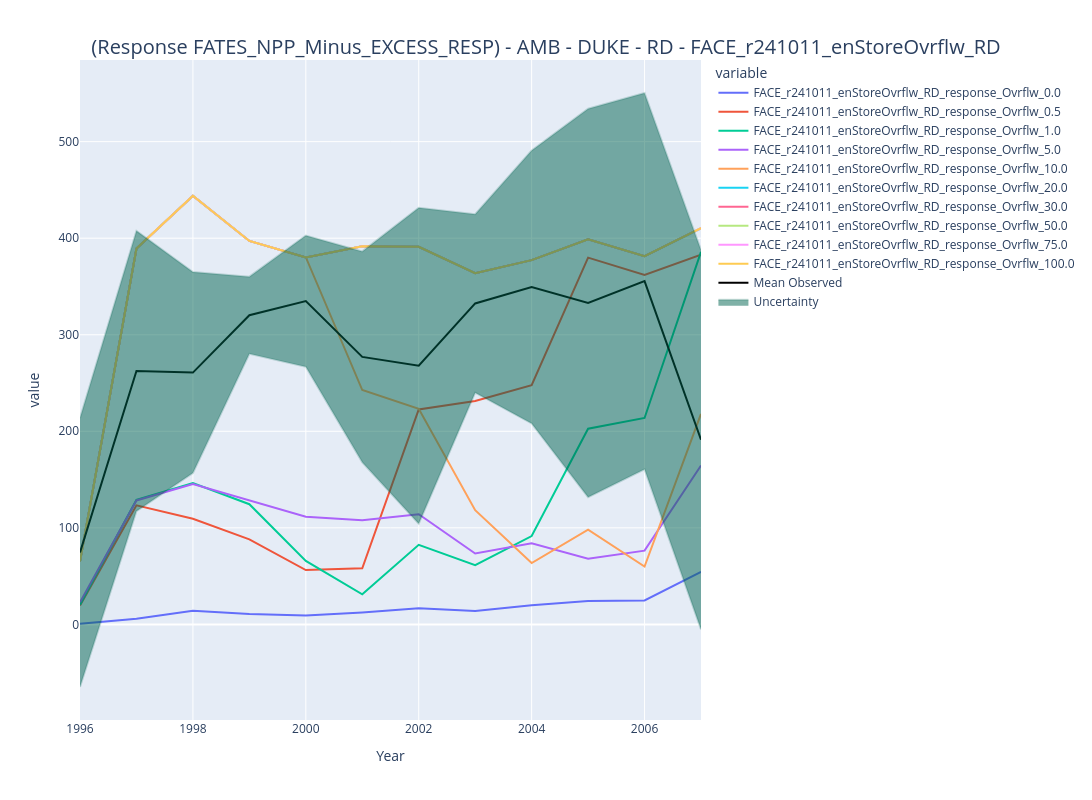
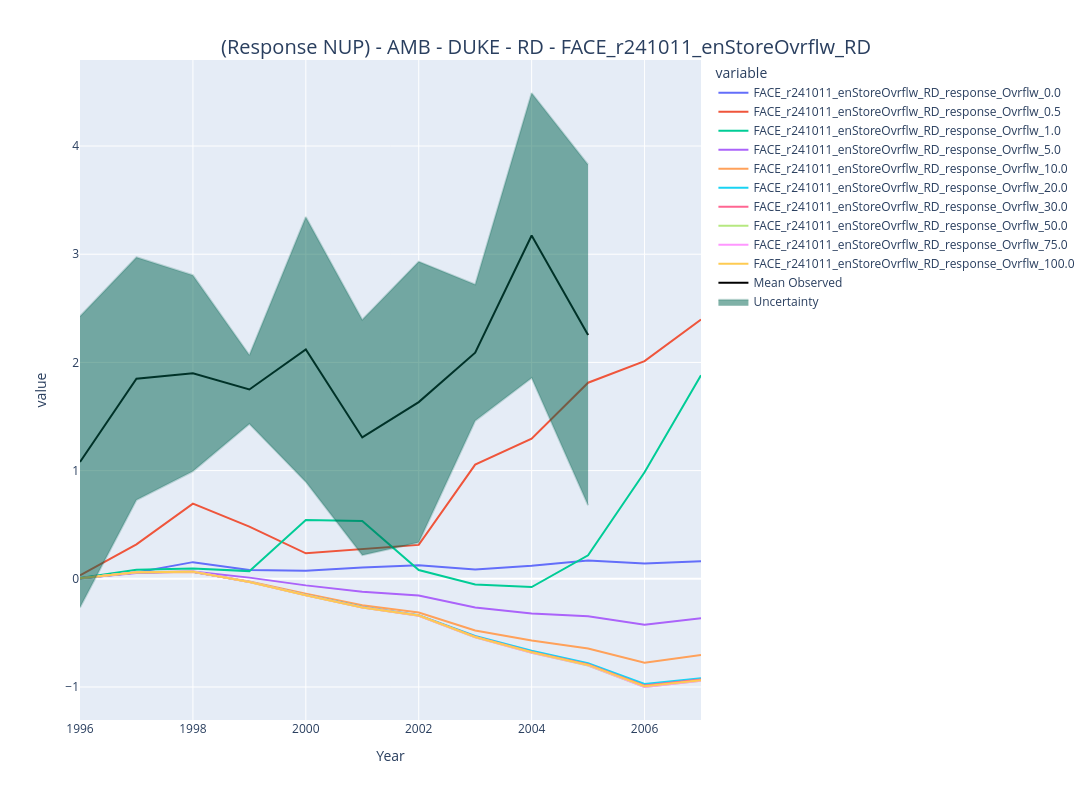

Notebook source saved alongside these figures, in order:
### Code cell
import plotly.graph_objects as go
from plotly.subplots import make_subplots
import plotly.express as px
if plotly_plots in ["yes", "y", "YES", "Y"]:
    for site in sites_o:
        print(site)
        for var in vars:
            print (var)
            for fn in fns:
                df_tmp = dict_plotly_response[site][fn][var].copy(deep=True)
                # Replace the last number after "_" with the corresponding value from new_values
                new_columns = [col.rsplit('_', 1)[0] + f'_{formatted_list[i]}' for i, col in enumerate(df_tmp.columns[:-1])]
                new_columns.append('Year')
                df_tmp.columns = new_columns
                if var == "FATES_NPP_Minus_EXCESS_RESP":
                    var_tmp = "NPP"
                else:
                    var_tmp = var

                fig = px.line(df_tmp[:], x="Year", y=df_tmp.columns,
                  hover_data={"Year": "%Y"},)
                fig.add_scatter(x=np.array(dict_obs_ax[site][co2_case]["YEAR"].values, dtype=int), 
                            y=dict_obs_ax[site][CO2_cases[1]][var_tmp].values - dict_obs_ax[site][CO2_cases[0]][var_tmp].values, 
                            mode='lines', 
                            name='Mean Observed', line=dict(color='black', width=2))
            
                # Add a filled polygon (e.g., for uncertainty)
                # Example: creating upper and lower bounds
                SE = ((dict_obs_ase[site][CO2_cases[0]][var_tmp].values)**2 + (dict_obs_ase[site][CO2_cases[1]][var_tmp].values)**2)**0.5
                lower_bound = dict_obs_ax[site][CO2_cases[1]][var_tmp].values - dict_obs_ax[site][CO2_cases[0]][var_tmp].values - SE
                upper_bound = dict_obs_ax[site][CO2_cases[1]][var_tmp].values - dict_obs_ax[site][CO2_cases[0]][var_tmp].values + SE

                # Fill between the lower and upper bounds
                fig.add_traces([
                    go.Scatter(
                    x=df_tmp['Year'], y=upper_bound, 
                    fill=None, mode='lines', line=dict(color='rgba(0,100,80,0.2)'), 
                    showlegend=False
                ),
                go.Scatter(
                    x=df_tmp['Year'], y=lower_bound, 
                    fill='tonexty', mode='lines', line=dict(color='rgba(0,100,80,0.2)'), 
                    name='Uncertainty'
                )
            ])
            
            
                # Update layout with a custom title
                fig.update_layout(
                title={
                    'text': f" (Response {var}) - {co2_case} - {site} - {fn} - {case_id} ",
                    'y': 0.95,  # Position title slightly above the plot
                    'x': 0.5,  # Center the title horizontally
                    'xanchor': 'center',
                    'yanchor': 'top'
                },
                title_font=dict(size=20),  # Adjust the font size of the title
                width=1200, height=800  # Adjust width and height as needed
            )

                # Save the plot as an HTML file
                path_html_save = "/Users/ud4/repos/GitHub/FATESFACE/Plume_Plots/HTML_plots"
                fig.write_html(f"{path_html_save}/Response_{var}_{site}_{fn}_{case_id}_line_plot.html")

                print (f"Response_{var}_{site}_{fn}_{case_id}_line_plot.html")

                # Show the plot
                fig.show()

### Figure 1 — Plotly figure (JSON) as saved in the notebook; plotly's stock layout.template omitted (floating-point values rounded to 4 significant figures)
{"data": [{"hovertemplate": "variable=FACE_r241011_enStoreOvrflw_RD_response_Ovrflw_0.0<br>Year=%{x%Y}<br>value=%{y}<extra></extra>", "legendgroup": "FACE_r241011_enStoreOvrflw_RD_response_Ovrflw_0.0", "line": {"color": "#636efa", "dash": "solid"}, "marker": {"symbol": "circle"}, "mode": "lines", "name": "FACE_r241011_enStoreOvrflw_RD_response_Ovrflw_0.0", "orientation": "v", "showlegend": true, "type": "scatter", "x": [1996, 1997, 1998, 1999, 2000, 2001, 2002, 2003, 2004, 2005, 2006, 2007], "xaxis": "x", "y": [0.679, 5.797, 14.09, 10.88, 9.151, 12.31, 16.72, 13.88, 19.88, 24.29, 24.84, 54.5], "yaxis": "y"}, {"hovertemplate": "variable=FACE_r241011_enStoreOvrflw_RD_response_Ovrflw_0.5<br>Year=%{x%Y}<br>value=%{y}<extra></extra>", "legendgroup": "FACE_r241011_enStoreOvrflw_RD_response_Ovrflw_0.5", "line": {"color": "#EF553B", "dash": "solid"}, "marker": {"symbol": "circle"}, "mode": "lines", "name": "FACE_r241011_enStoreOvrflw_RD_response_Ovrflw_0.5", "orientation": "v", "showlegend": true, "type": "scatter", "x": [1996, 1997, 1998, 1999, 2000, 2001, 2002, 2003, 2004, 2005, 2006, 2007], "xaxis": "x", "y": [19.66, 123.3, 109.5, 88.05, 56.24, 58.16, 222.6, 231.4, 247.8, 379.9, 362.0, 383.0], "yaxis": "y"}, {"hovertemplate": "variable=FACE_r241011_enStoreOvrflw_RD_response_Ovrflw_1.0<br>Year=%{x%Y}<br>value=%{y}<extra></extra>", "legendgroup": "FACE_r241011_enStoreOvrflw_RD_response_Ovrflw_1.0", "line": {"color": "#00cc96", "dash": "solid"}, "marker": {"symbol": "circle"}, "mode": "lines", "name": "FACE_r241011_enStoreOvrflw_RD_response_Ovrflw_1.0", "orientation": "v", "showlegend": true, "type": "scatter", "x": [1996, 1997, 1998, 1999, 2000, 2001, 2002, 2003, 2004, 2005, 2006, 2007], "xaxis": "x", "y": [20.38, 129.1, 146.4, 124.5, 65.76, 31.16, 82.42, 61.39, 91.52, 202.7, 213.8, 385.9], "yaxis": "y"}, {"hovertemplate": "variable=FACE_r241011_enStoreOvrflw_RD_response_Ovrflw_5.0<br>Year=%{x%Y}<br>value=%{y}<extra></extra>", "legendgroup": "FACE_r241011_enStoreOvrflw_RD_response_Ovrflw_5.0", "line": {"color": "#ab63fa", "dash": "solid"}, "marker": {"symbol": "circle"}, "mode": "lines", "name": "FACE_r241011_enStoreOvrflw_RD_response_Ovrflw_5.0", "orientation": "v", "showlegend": true, "type": "scatter", "x": [1996, 1997, 1998, 1999, 2000, 2001, 2002, 2003, 2004, 2005, 2006, 2007], "xaxis": "x", "y": [22.97, 128.4, 145.3, 128.7, 111.5, 107.8, 114.2, 73.45, 83.95, 68.0, 76.4, 164.5], "yaxis": "y"}, {"hovertemplate": "variable=FACE_r241011_enStoreOvrflw_RD_response_Ovrflw_10.0<br>Year=%{x%Y}<br>value=%{y}<extra></extra>", "legendgroup": "FACE_r241011_enStoreOvrflw_RD_response_Ovrflw_10.0", "line": {"color": "#FFA15A", "dash": "solid"}, "marker": {"symbol": "circle"}, "mode": "lines", "name": "FACE_r241011_enStoreOvrflw_RD_response_Ovrflw_10.0", "orientation": "v", "showlegend": true, "type": "scatter", "x": [1996, 1997, 1998, 1999, 2000, 2001, 2002, 2003, 2004, 2005, 2006, 2007], "xaxis": "x", "y": [65.3, 389.1, 443.8, 397.2, 380.3, 242.7, 223.2, 118.2, 63.55, 98.1, 59.92, 218.0], "yaxis": "y"}, {"hovertemplate": "variable=FACE_r241011_enStoreOvrflw_RD_response_Ovrflw_20.0<br>Year=%{x%Y}<br>value=%{y}<extra></extra>", "legendgroup": "FACE_r241011_enStoreOvrflw_RD_response_Ovrflw_20.0", "line": {"color": "#19d3f3", "dash": "solid"}, "marker": {"symbol": "circle"}, "mode": "lines", "name": "FACE_r241011_enStoreOvrflw_RD_response_Ovrflw_20.0", "orientation": "v", "showlegend": true, "type": "scatter", "visible": true, "x": [1996, 1997, 1998, 1999, 2000, 2001, 2002, 2003, 2004, 2005, 2006, 2007], "xaxis": "x", "y": [65.27, 389.3, 443.9, 397.2, 380.1, 391.6, 391.2, 363.8, 377.3, 398.9, 381.3, 410.3], "yaxis": "y"}, {"hovertemplate": "variable=FACE_r241011_enStoreOvrflw_RD_response_Ovrflw_30.0<br>Year=%{x%Y}<br>value=%{y}<extra></extra>", "legendgroup": "FACE_r241011_enStoreOvrflw_RD_response_Ovrflw_30.0", "line": {"color": "#FF6692", "dash": "solid"}, "marker": {"symbol": "circle"}, "mode": "lines", "name": "FACE_r241011_enStoreOvrflw_RD_response_Ovrflw_30.0", "orientation": "v", "showlegend": true, "type": "scatter", "visible": true, "x": [1996, 1997, 1998, 1999, 2000, 2001, 2002, 2003, 2004, 2005, 2006, 2007], "xaxis": "x", "y": [65.27, 389.3, 443.9, 397.1, 380.1, 391.5, 391.2, 363.7, 377.3, 398.9, 381.4, 410.5], "yaxis": "y"}, {"hovertemplate": "variable=FACE_r241011_enStoreOvrflw_RD_response_Ovrflw_50.0<br>Year=%{x%Y}<br>value=%{y}<extra></extra>", "legendgroup": "FACE_r241011_enStoreOvrflw_RD_response_Ovrflw_50.0", "line": {"color": "#B6E880", "dash": "solid"}, "marker": {"symbol": "circle"}, "mode": "lines", "name": "FACE_r241011_enStoreOvrflw_RD_response_Ovrflw_50.0", "orientation": "v", "showlegend": true, "type": "scatter", "visible": true, "x": [1996, 1997, 1998, 1999, 2000, 2001, 2002, 2003, 2004, 2005, 2006, 2007], "xaxis": "x", "y": [65.26, 389.3, 443.9, 397.2, 380.1, 391.5, 391.2, 363.7, 377.3, 398.9, 381.5, 410.5], "yaxis": "y"}, {"hovertemplate": "variable=FACE_r241011_enStoreOvrflw_RD_response_Ovrflw_75.0<br>Year=%{x%Y}<br>value=%{y}<extra></extra>", "legendgroup": "FACE_r241011_enStoreOvrflw_RD_response_Ovrflw_75.0", "line": {"color": "#FF97FF", "dash": "solid"}, "marker": {"symbol": "circle"}, "mode": "lines", "name": "FACE_r241011_enStoreOvrflw_RD_response_Ovrflw_75.0", "orientation": "v", "showlegend": true, "type": "scatter", "visible": true, "x": [1996, 1997, 1998, 1999, 2000, 2001, 2002, 2003, 2004, 2005, 2006, 2007], "xaxis": "x", "y": [65.26, 389.3, 443.9, 397.2, 380.1, 391.5, 391.2, 363.7, 377.3, 398.9, 381.5, 410.5], "yaxis": "y"}, {"hovertemplate": "variable=FACE_r241011_enStoreOvrflw_RD_response_Ovrflw_100.0<br>Year=%{x%Y}<br>value=%{y}<extra></extra>", "legendgroup": "FACE_r241011_enStoreOvrflw_RD_response_Ovrflw_100.0", "line": {"color": "#FECB52", "dash": "solid"}, "marker": {"symbol": "circle"}, "mode": "lines", "name": "FACE_r241011_enStoreOvrflw_RD_response_Ovrflw_100.0", "orientation": "v", "showlegend": true, "type": "scatter", "visible": true, "x": [1996, 1997, 1998, 1999, 2000, 2001, 2002, 2003, 2004, 2005, 2006, 2007], "xaxis": "x", "y": [65.26, 389.3, 443.9, 397.1, 380.1, 391.5, 391.2, 363.7, 377.3, 398.9, 381.4, 410.3], "yaxis": "y"}, {"line": {"color": "black", "width": 2}, "mode": "lines", "name": "Mean Observed", "type": "scatter", "x": [1996, 1997, 1998, 1999, 2000, 2001, 2002, 2003, 2004, 2005, 2006, 2007], "y": [74.52, 262.5, 260.8, 320.2, 334.8, 277.1, 267.9, 332.4, 349.5, 332.9, 355.5, 191.3]}, {"line": {"color": "rgba(0,100,80,0.2)"}, "mode": "lines", "showlegend": false, "type": "scatter", "x": [1996, 1997, 1998, 1999, 2000, 2001, 2002, 2003, 2004, 2005, 2006, 2007], "y": [213.9, 407.6, 364.9, 360.2, 402.8, 386.3, 431.6, 424.9, 490.9, 534.1, 550.4, 387.9]}, {"fill": "tonexty", "line": {"color": "rgba(0,100,80,0.2)"}, "mode": "lines", "name": "Uncertainty", "type": "scatter", "x": [1996, 1997, 1998, 1999, 2000, 2001, 2002, 2003, 2004, 2005, 2006, 2007], "y": [-64.85, 117.3, 156.7, 280.2, 266.8, 167.9, 104.2, 240.0, 208.1, 131.7, 160.6, -5.175]}], "layout": {"height": 800, "legend": {"title": {"text": "variable"}, "tracegroupgap": 0}, "margin": {"t": 60}, "title": {"font": {"size": 20}, "text": " (Response FATES_NPP_Minus_EXCESS_RESP) - AMB - DUKE - RD - FACE_r241011_enStoreOvrflw_RD ", "x": 0.5, "xanchor": "center", "y": 0.95, "yanchor": "top"}, "width": 1200, "xaxis": {"anchor": "y", "autorange": true, "domain": [0, 1], "range": [1996, 2007], "title": {"text": "Year"}, "type": "linear"}, "yaxis": {"anchor": "x", "autorange": true, "domain": [0, 1], "range": [-99.03, 584.6], "title": {"text": "value"}, "type": "linear"}}}

### Figure 2 — Plotly figure (JSON) as saved in the notebook; plotly's stock layout.template omitted (floating-point values rounded to 4 significant figures)
{"data": [{"hovertemplate": "variable=FACE_r241011_enStoreOvrflw_RD_response_Ovrflw_0.0<br>Year=%{x%Y}<br>value=%{y}<extra></extra>", "legendgroup": "FACE_r241011_enStoreOvrflw_RD_response_Ovrflw_0.0", "line": {"color": "#636efa", "dash": "solid"}, "marker": {"symbol": "circle"}, "mode": "lines", "name": "FACE_r241011_enStoreOvrflw_RD_response_Ovrflw_0.0", "orientation": "v", "showlegend": true, "type": "scatter", "x": [1996, 1997, 1998, 1999, 2000, 2001, 2002, 2003, 2004, 2005, 2006, 2007], "xaxis": "x", "y": [0.003093, 0.05869, 0.154, 0.08197, 0.07385, 0.1048, 0.1259, 0.08517, 0.1198, 0.1685, 0.141, 0.1612], "yaxis": "y"}, {"hovertemplate": "variable=FACE_r241011_enStoreOvrflw_RD_response_Ovrflw_0.5<br>Year=%{x%Y}<br>value=%{y}<extra></extra>", "legendgroup": "FACE_r241011_enStoreOvrflw_RD_response_Ovrflw_0.5", "line": {"color": "#EF553B", "dash": "solid"}, "marker": {"symbol": "circle"}, "mode": "lines", "name": "FACE_r241011_enStoreOvrflw_RD_response_Ovrflw_0.5", "orientation": "v", "showlegend": true, "type": "scatter", "x": [1996, 1997, 1998, 1999, 2000, 2001, 2002, 2003, 2004, 2005, 2006, 2007], "xaxis": "x", "y": [0.03108, 0.3187, 0.695, 0.4823, 0.2357, 0.271, 0.3134, 1.055, 1.296, 1.812, 2.012, 2.396], "yaxis": "y"}, {"hovertemplate": "variable=FACE_r241011_enStoreOvrflw_RD_response_Ovrflw_1.0<br>Year=%{x%Y}<br>value=%{y}<extra></extra>", "legendgroup": "FACE_r241011_enStoreOvrflw_RD_response_Ovrflw_1.0", "line": {"color": "#00cc96", "dash": "solid"}, "marker": {"symbol": "circle"}, "mode": "lines", "name": "FACE_r241011_enStoreOvrflw_RD_response_Ovrflw_1.0", "orientation": "v", "showlegend": true, "type": "scatter", "x": [1996, 1997, 1998, 1999, 2000, 2001, 2002, 2003, 2004, 2005, 2006, 2007], "xaxis": "x", "y": [0.006645, 0.08315, 0.09479, 0.07099, 0.5437, 0.5336, 0.08104, -0.05221, -0.07663, 0.2167, 0.9842, 1.881], "yaxis": "y"}, {"hovertemplate": "variable=FACE_r241011_enStoreOvrflw_RD_response_Ovrflw_5.0<br>Year=%{x%Y}<br>value=%{y}<extra></extra>", "legendgroup": "FACE_r241011_enStoreOvrflw_RD_response_Ovrflw_5.0", "line": {"color": "#ab63fa", "dash": "solid"}, "marker": {"symbol": "circle"}, "mode": "lines", "name": "FACE_r241011_enStoreOvrflw_RD_response_Ovrflw_5.0", "orientation": "v", "showlegend": true, "type": "scatter", "x": [1996, 1997, 1998, 1999, 2000, 2001, 2002, 2003, 2004, 2005, 2006, 2007], "xaxis": "x", "y": [0.004497, 0.05269, 0.0682, 0.01093, -0.06074, -0.1204, -0.1543, -0.2661, -0.3205, -0.347, -0.4241, -0.3654], "yaxis": "y"}, {"hovertemplate": "variable=FACE_r241011_enStoreOvrflw_RD_response_Ovrflw_10.0<br>Year=%{x%Y}<br>value=%{y}<extra></extra>", "legendgroup": "FACE_r241011_enStoreOvrflw_RD_response_Ovrflw_10.0", "line": {"color": "#FFA15A", "dash": "solid"}, "marker": {"symbol": "circle"}, "mode": "lines", "name": "FACE_r241011_enStoreOvrflw_RD_response_Ovrflw_10.0", "orientation": "v", "showlegend": true, "type": "scatter", "x": [1996, 1997, 1998, 1999, 2000, 2001, 2002, 2003, 2004, 2005, 2006, 2007], "xaxis": "x", "y": [0.005002, 0.05728, 0.06277, -0.02505, -0.1391, -0.2443, -0.3115, -0.4775, -0.5705, -0.6437, -0.7758, -0.705], "yaxis": "y"}, {"hovertemplate": "variable=FACE_r241011_enStoreOvrflw_RD_response_Ovrflw_20.0<br>Year=%{x%Y}<br>value=%{y}<extra></extra>", "legendgroup": "FACE_r241011_enStoreOvrflw_RD_response_Ovrflw_20.0", "line": {"color": "#19d3f3", "dash": "solid"}, "marker": {"symbol": "circle"}, "mode": "lines", "name": "FACE_r241011_enStoreOvrflw_RD_response_Ovrflw_20.0", "orientation": "v", "showlegend": true, "type": "scatter", "x": [1996, 1997, 1998, 1999, 2000, 2001, 2002, 2003, 2004, 2005, 2006, 2007], "xaxis": "x", "y": [0.005276, 0.06028, 0.06567, -0.02821, -0.1494, -0.2614, -0.3358, -0.5279, -0.6657, -0.7802, -0.9727, -0.9179], "yaxis": "y"}, {"hovertemplate": "variable=FACE_r241011_enStoreOvrflw_RD_response_Ovrflw_30.0<br>Year=%{x%Y}<br>value=%{y}<extra></extra>", "legendgroup": "FACE_r241011_enStoreOvrflw_RD_response_Ovrflw_30.0", "line": {"color": "#FF6692", "dash": "solid"}, "marker": {"symbol": "circle"}, "mode": "lines", "name": "FACE_r241011_enStoreOvrflw_RD_response_Ovrflw_30.0", "orientation": "v", "showlegend": true, "type": "scatter", "x": [1996, 1997, 1998, 1999, 2000, 2001, 2002, 2003, 2004, 2005, 2006, 2007], "xaxis": "x", "y": [0.005311, 0.06072, 0.06609, -0.02862, -0.1509, -0.2639, -0.3389, -0.5351, -0.6754, -0.7914, -0.9872, -0.9313], "yaxis": "y"}, {"hovertemplate": "variable=FACE_r241011_enStoreOvrflw_RD_response_Ovrflw_50.0<br>Year=%{x%Y}<br>value=%{y}<extra></extra>", "legendgroup": "FACE_r241011_enStoreOvrflw_RD_response_Ovrflw_50.0", "line": {"color": "#B6E880", "dash": "solid"}, "marker": {"symbol": "circle"}, "mode": "lines", "name": "FACE_r241011_enStoreOvrflw_RD_response_Ovrflw_50.0", "orientation": "v", "showlegend": true, "type": "scatter", "x": [1996, 1997, 1998, 1999, 2000, 2001, 2002, 2003, 2004, 2005, 2006, 2007], "xaxis": "x", "y": [0.005345, 0.06107, 0.06644, -0.02897, -0.1521, -0.2661, -0.3416, -0.5414, -0.6836, -0.8011, -1.0, -0.943], "yaxis": "y"}, {"hovertemplate": "variable=FACE_r241011_enStoreOvrflw_RD_response_Ovrflw_75.0<br>Year=%{x%Y}<br>value=%{y}<extra></extra>", "legendgroup": "FACE_r241011_enStoreOvrflw_RD_response_Ovrflw_75.0", "line": {"color": "#FF97FF", "dash": "solid"}, "marker": {"symbol": "circle"}, "mode": "lines", "name": "FACE_r241011_enStoreOvrflw_RD_response_Ovrflw_75.0", "orientation": "v", "showlegend": true, "type": "scatter", "x": [1996, 1997, 1998, 1999, 2000, 2001, 2002, 2003, 2004, 2005, 2006, 2007], "xaxis": "x", "y": [0.005343, 0.06101, 0.06639, -0.02891, -0.1519, -0.2658, -0.3413, -0.5408, -0.6828, -0.8003, -0.9989, -0.9421], "yaxis": "y"}, {"hovertemplate": "variable=FACE_r241011_enStoreOvrflw_RD_response_Ovrflw_100.0<br>Year=%{x%Y}<br>value=%{y}<extra></extra>", "legendgroup": "FACE_r241011_enStoreOvrflw_RD_response_Ovrflw_100.0", "line": {"color": "#FECB52", "dash": "solid"}, "marker": {"symbol": "circle"}, "mode": "lines", "name": "FACE_r241011_enStoreOvrflw_RD_response_Ovrflw_100.0", "orientation": "v", "showlegend": true, "type": "scatter", "x": [1996, 1997, 1998, 1999, 2000, 2001, 2002, 2003, 2004, 2005, 2006, 2007], "xaxis": "x", "y": [0.005326, 0.06082, 0.06619, -0.02871, -0.1513, -0.2647, -0.34, -0.5378, -0.679, -0.7958, -0.9931, -0.937], "yaxis": "y"}, {"line": {"color": "black", "width": 2}, "mode": "lines", "name": "Mean Observed", "type": "scatter", "x": [1996, 1997, 1998, 1999, 2000, 2001, 2002, 2003, 2004, 2005, 2006, 2007], "y": [1.08, 1.85, 1.9, 1.75, 2.12, 1.307, 1.633, 2.09, 3.173, 2.253, null, null]}, {"line": {"color": "rgba(0,100,80,0.2)"}, "mode": "lines", "showlegend": false, "type": "scatter", "x": [1996, 1997, 1998, 1999, 2000, 2001, 2002, 2003, 2004, 2005, 2006, 2007], "y": [2.426, 2.972, 2.807, 2.068, 3.344, 2.395, 2.932, 2.72, 4.49, 3.828, null, null]}, {"fill": "tonexty", "line": {"color": "rgba(0,100,80,0.2)"}, "mode": "lines", "name": "Uncertainty", "type": "scatter", "x": [1996, 1997, 1998, 1999, 2000, 2001, 2002, 2003, 2004, 2005, 2006, 2007], "y": [-0.2661, 0.7278, 0.9932, 1.432, 0.8958, 0.2182, 0.3349, 1.46, 1.857, 0.6791, null, null]}], "layout": {"height": 800, "legend": {"title": {"text": "variable"}, "tracegroupgap": 0}, "margin": {"t": 60}, "title": {"font": {"size": 20}, "text": " (Response NUP) - AMB - DUKE - RD - FACE_r241011_enStoreOvrflw_RD ", "x": 0.5, "xanchor": "center", "y": 0.95, "yanchor": "top"}, "width": 1200, "xaxis": {"anchor": "y", "autorange": true, "domain": [0, 1], "range": [1996, 2007], "title": {"text": "Year"}, "type": "linear"}, "yaxis": {"anchor": "x", "autorange": true, "domain": [0, 1], "range": [-1.305, 4.795], "title": {"text": "value"}, "type": "linear"}}}
